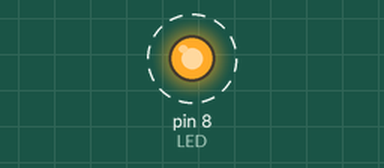
Recording of a sketch running on a simulated Arduino Uno, built with avr-gcc and run on an emulated ATmega328P. Parts: output pins drawn as LEDs (lit = HIGH). Dashed ring = blinking.

Above: at 0.5 s.
Timing chart, 0 to 4.6 s (numbered marks = the images above):
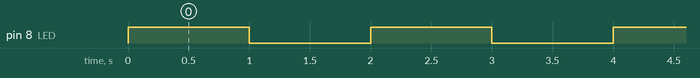

Measured:
- by itself, pin 8 (LED): alternates HIGH for 1.0 s and LOW for 1.0 s

The sketch:

20190829_second_led.ino
```cpp
int LED = 8;
int d = 1000;

void setup()
{
  pinMode (LED, OUTPUT);

}

void loop()
{
  digitalWrite (LED, 1);
  delay (d);
  digitalWrite (LED, 0);
  delay (d);
}
```
